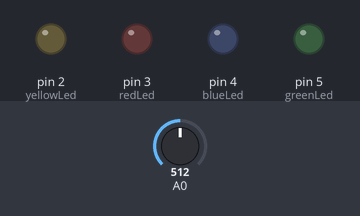
The sketch below on a simulated Arduino Uno, built with avr-gcc and run on an emulated ATmega328P. Shown: output pins drawn as LEDs (lit = HIGH). The inputs (shaded band) are chosen by the test bench; at power-on: A0 = 512.

Above: at 1.2 s.
1.3 s: A0 set to 851
2.8 s: A0 set to 878
At 3.6 s:
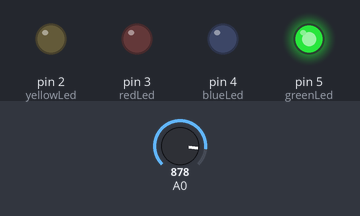
4.3 s: A0 set to 1000
At 4.8 s:
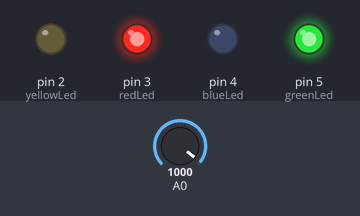
5.8 s: A0 set to 1018
At 7.0 s:
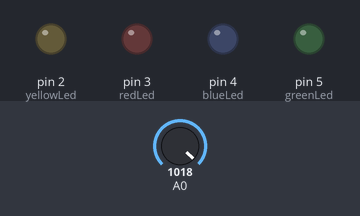
7.3 s: A0 set to 1015
At 8.4 s:
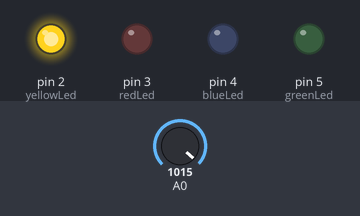
8.8 s: A0 set to 1023
At 9.6 s:
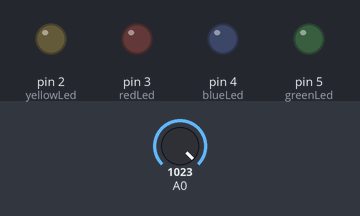
Timing chart, 0 to 11.3 s (numbered marks = the images above; inputs shaded):
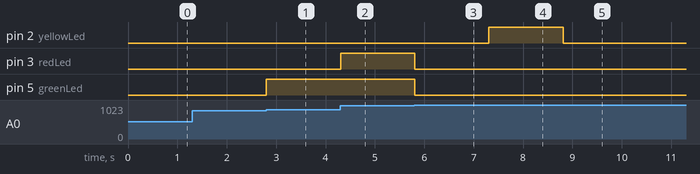

Measured:
- the behaviour switches between 869 and 870 on A0 (found by bisection; images 0 and 1)
- the behaviour switches between 1016 and 1015 on A0 (found by bisection; images 3 and 4)
- after the input at 1.3 s, every drawn part: stays the same
- after the input at 2.8 s, pin 5 (greenLed): LOW → HIGH at once
- after the input at 4.3 s, pin 3 (redLed): LOW → HIGH at once
- after the input at 5.8 s, pin 3 (redLed), pin 5 (greenLed): HIGH → LOW at once
- after the input at 7.3 s, pin 2 (yellowLed): LOW → HIGH at once
- after the input at 8.8 s, pin 2 (yellowLed): HIGH → LOW at once

The sketch:

buttontoanalog.ino
```cpp
/* Multiple buttons on one Analog pin Example
   Use 4 buttons to one bus to control 4 LEDs
   Dev: Vasilakis Michalis // Date: 1/7/2015 // www.ardumotive.com */

//Constants
const int yellowLed = 2;
const int redLed    = 3;
const int blueLed   = 4;
const int greenLed  = 5;

//Variables
int buttonValue; //Stores analog value when button is pressed


void setup()
{
  pinMode(yellowLed, OUTPUT);
  pinMode(redLed, OUTPUT);
  pinMode(blueLed, OUTPUT);
  pinMode(greenLed, OUTPUT);
}

void loop()
{
  buttonValue = analogRead(A0); //Read analog value from A0 pin

  //For 1st button:
  if (buttonValue>=1010 && buttonValue<=1015){
    digitalWrite(yellowLed, HIGH);
  }
  //For 2nd button:
  else if (buttonValue>=1000 && buttonValue<=1008){
    digitalWrite(redLed, HIGH);
  }
  //For 3rd button:
  else if (buttonValue>=990  && buttonValue<=998){
    digitalWrite(blueLed, HIGH);
  }
  //For 4th button:
  else if (buttonValue>=870  && buttonValue<=880){
    digitalWrite(greenLed, HIGH);
  }
  //No button pressed, turn off LEDs
  else{
    digitalWrite(yellowLed, LOW);
      digitalWrite(redLed, LOW);
      digitalWrite(blueLed, LOW);
      digitalWrite(greenLed, LOW);
  }
  delay(100);
}
```
